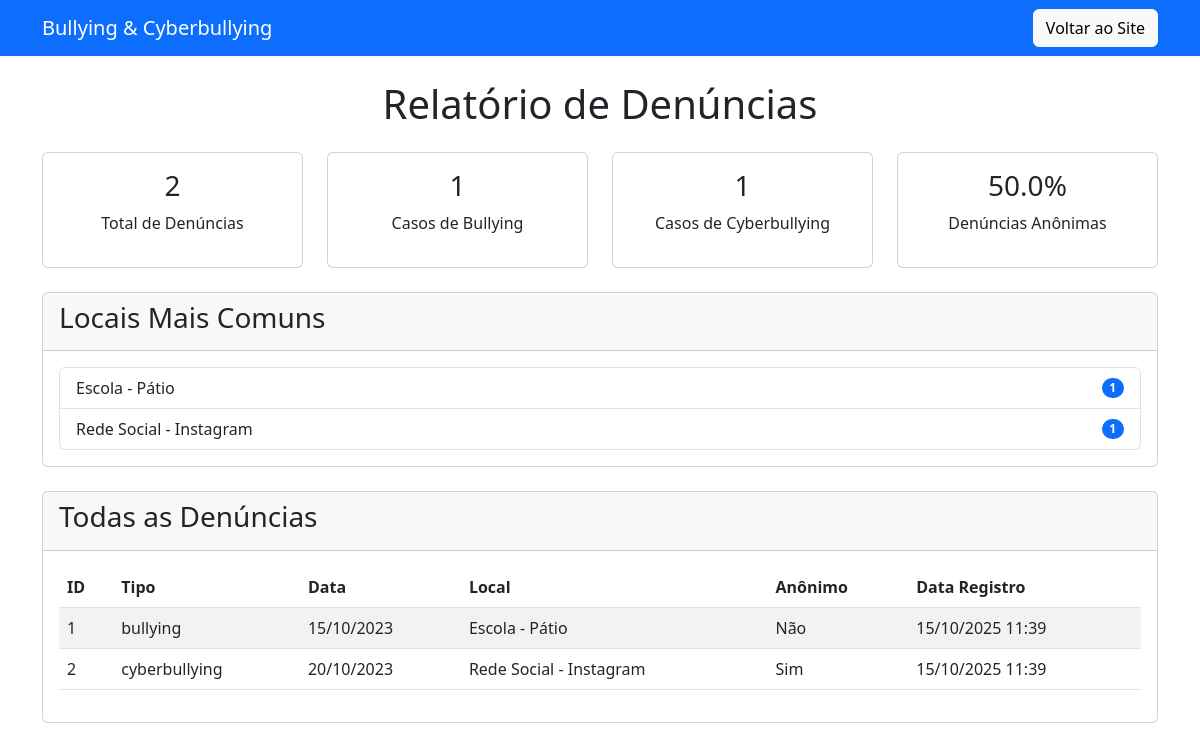
The app's page /relatorio with its own data.
### database.py (models this page shows)
class Denuncia(db.Model):
    id = db.Column(db.Integer, primary_key=True)
    tipo = db.Column(db.String(20), nullable=False)
    data_ocorrencia = db.Column(db.DateTime, nullable=False)
    local = db.Column(db.String(200), nullable=False)
    descricao = db.Column(db.Text, nullable=False)
    envolvidos = db.Column(db.Text, nullable=False)
    testemunhas = db.Column(db.Text)
    contato = db.Column(db.String(100))
    anonimo = db.Column(db.Boolean, default=False)
    data_registro = db.Column(db.DateTime, default=datetime.now)

### app.py (the view)
@app.route('/relatorio')
def relatorio():
    denuncias = Denuncia.query.all()
    total_denuncias = len(denuncias)
    bullying_count = len([d for d in denuncias if d.tipo == 'bullying'])
    cyberbullying_count = len([d for d in denuncias if d.tipo == 'cyberbullying'])
    taxa_anonimato = len([d for d in denuncias if d.anonimo]) / total_denuncias * 100 if total_denuncias > 0 else 0
    locais_count = defaultdict(int)
    for denuncia in denuncias:
        locais_count[denuncia.local] += 1
    locais_mais_comuns = dict(sorted(locais_count.items(), key=lambda x: x[1], reverse=True)[:3])
    return render_template('relatorio.html',
                         total_denuncias=total_denuncias,
                         bullying_count=bullying_count,
                         cyberbullying_count=cyberbullying_count,
                         taxa_anonimato=taxa_anonimato,
                         locais_mais_comuns=locais_mais_comuns,
                         denuncias=denuncias)

### template/relatorio.html (shortened to what this page needs)
<!DOCTYPE html>
<html lang="pt-BR">
<head>
    <link href="https://cdn.jsdelivr.net/npm/bootstrap@5.3.0/dist/css/bootstrap.min.css" rel="stylesheet">
</head>
<body>
    <nav class="navbar navbar-expand-lg navbar-dark bg-primary">
        <div class="container">
            <a class="navbar-brand" href="/">Bullying & Cyberbullying</a>
            <a class="btn btn-light" href="/">Voltar ao Site</a>
        </div>
    </nav>
    <div class="container mt-4">
        <h1 class="text-center mb-4">Relatório de Denúncias</h1>
        <div class="row mb-4">
            <div class="col-md-3">
                <div class="card text-center">
                    <div class="card-body">
                        <h3>{{ total_denuncias }}</h3>
                        <p>Total de Denúncias</p>
                    </div>
                </div>
            </div>
            <div class="col-md-3">
                <div class="card text-center">
                    <div class="card-body">
                        <h3>{{ bullying_count }}</h3>
                        <p>Casos de Bullying</p>
                    </div>
                </div>
            </div>
            <div class="col-md-3">
                <div class="card text-center">
                    <div class="card-body">
                        <h3>{{ cyberbullying_count }}</h3>
                        <p>Casos de Cyberbullying</p>
                    </div>
                </div>
            </div>
            <div class="col-md-3">
                <div class="card text-center">
                    <div class="card-body">
                        <h3>{{ "%.1f"|format(taxa_anonimato) }}%</h3>
                        <p>Denúncias Anônimas</p>
                    </div>
                </div>
            </div>
        </div>
        <div class="card mb-4">
            <div class="card-header">
                <h3>Locais Mais Comuns</h3>
            </div>
            <div class="card-body">
                <ul class="list-group">
                    {% for local, count in locais_mais_comuns.items() %}
                    <li class="list-group-item d-flex justify-content-between align-items-center">
                        {{ local }}
                        <span class="badge bg-primary rounded-pill">{{ count }}</span>
                    </li>
                    {% endfor %}
                </ul>
            </div>
        </div>
        <div class="card">
            <div class="card-header">
                <h3>Todas as Denúncias</h3>
            </div>
            <div class="card-body">
                {% if denuncias %}
                <div class="table-responsive">
                    <table class="table table-striped">
                        <thead>
                            <tr>
                                <th>ID</th>
                                <th>Tipo</th>
                                <th>Data</th>
                                <th>Local</th>
                                <th>Anônimo</th>
                                <th>Data Registro</th>
                            </tr>
                        </thead>
                        <tbody>
                            {% for denuncia in denuncias %}
                            <tr>
                                <td>{{ denuncia.id }}</td>
                                <td>{{ denuncia.tipo }}</td>
                                <td>{{ denuncia.data_ocorrencia.strftime('%d/%m/%Y') }}</td>
                                <td>{{ denuncia.local }}</td>
                                <td>{{ 'Sim' if denuncia.anonimo else 'Não' }}</td>
                                <td>{{ denuncia.data_registro.strftime('%d/%m/%Y %H:%M') }}</td>
                            </tr>
                            {% endfor %}
                        </tbody>
                    </table>
                </div>
                {% else %}
                <p class="text-center">Nenhuma denúncia registrada ainda.</p>
                {% endif %}
            </div>
        </div>
    </div>
</body>
</html>

### records on screen
Denuncia: local "Escola - Pátio", id "1", tipo "bullying", data_ocorrencia "15/10/2023", anonimo "Não", data_registro "15/10/2025 11:39"
Denuncia: local "Rede Social - Instagram", anonimo "1", id "2", tipo "cyberbullying", data_ocorrencia "20/10/2023", anonimo "Sim", data_registro "15/10/2025 11:39"

### other values on screen
{{ total_denuncias }} "2"
{{ bullying_count }} "1"
{{ cyberbullying_count }} "1"
{{ "%.1f"|format(taxa_anonimato) }} "50.0"
